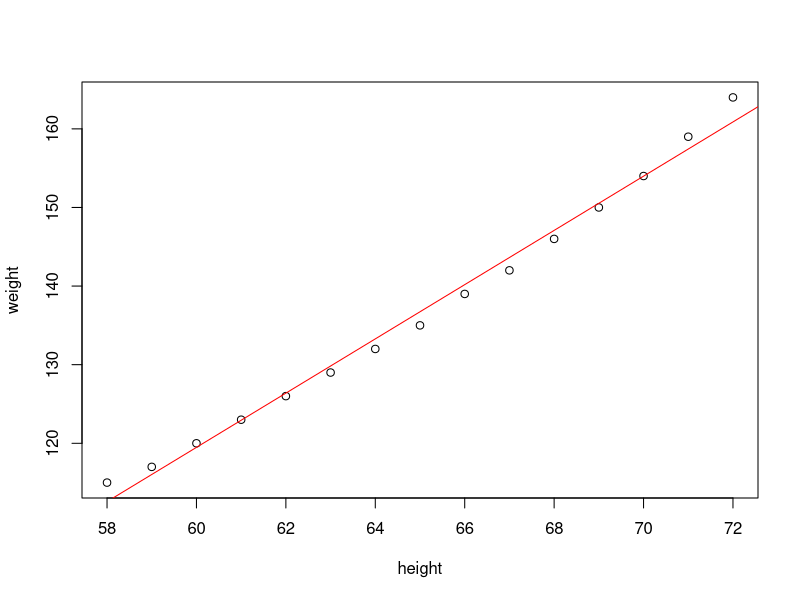
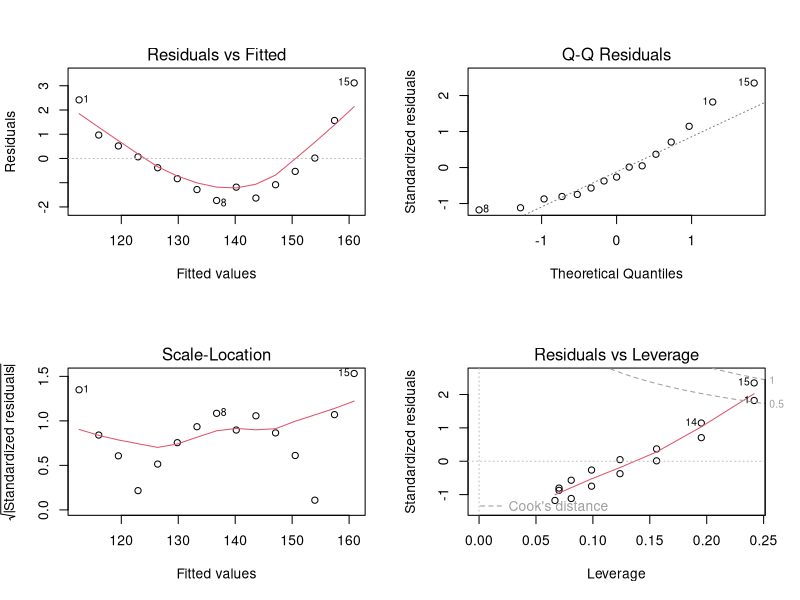

Source code (R) for these figures, in order:
# 단순 선형회귀 모델 : 미국 여성 키, 몸무게 데이터 사용

head(women,2) #R이 기본제공
cor(women$height, women$weight) #0.9954948

plot(weight ~ height,data=women)

mfit <- lm(weight ~height, data = women)
mfit
# (Intercept)       height  
# -87.52         3.45  
abline(mfit, col='red')

summary(mfit) #요약통계량
#p_value 값이 0.05보다 낮아야 좋다
# y = 3.45000 * x + -87.51667
y= 3.45000 * 58 + -87.51667
cat('예측 몸무게 : ', y)

y = predict(mfit, data.frame(height = c(55,60,65,78)))
cat('예측 몸무게 : ',y) #예측 몸무게 :  102.2333 119.4833 136.7333 181.583

rsq = cor(women$height, women$weight) ** 2
cat('R-squared : ', rsq) #0.991

# 회귀분석모형의 적절성을 위한 조건 : 아래의 조건 위배 시에는 변수 제거나 조정을 신중히 고려해야 함.
# 1) 정규성 : 독립변수들의 잔차항이 정규분포를 따라야 한다.
# 2) 독립성 : 독립변수들 간의 값이 서로 관련성이 없어야 한다.
# 3) 선형성 : 독립변수의 변화에 따라 종속변수도 변화하나 일정한 패턴을 가지면 좋지 않다.
# 4) 등분산성 : 독립변수들의 오차(잔차)의 분산은 일정해야 한다. 특정한 패턴 없이 고르게 분포되어야 한다.
# 5) 다중공선성 : 독립변수들 간에 강한 상관관계로 인한 문제가 발생하지 않아야 한다.
# 예) 나이와 학년이 신체 구조에 미치는 영향(교집합이 매우 커 다중공선성 우려).


par(mfrow=c(2,2))
plot(mfit)
